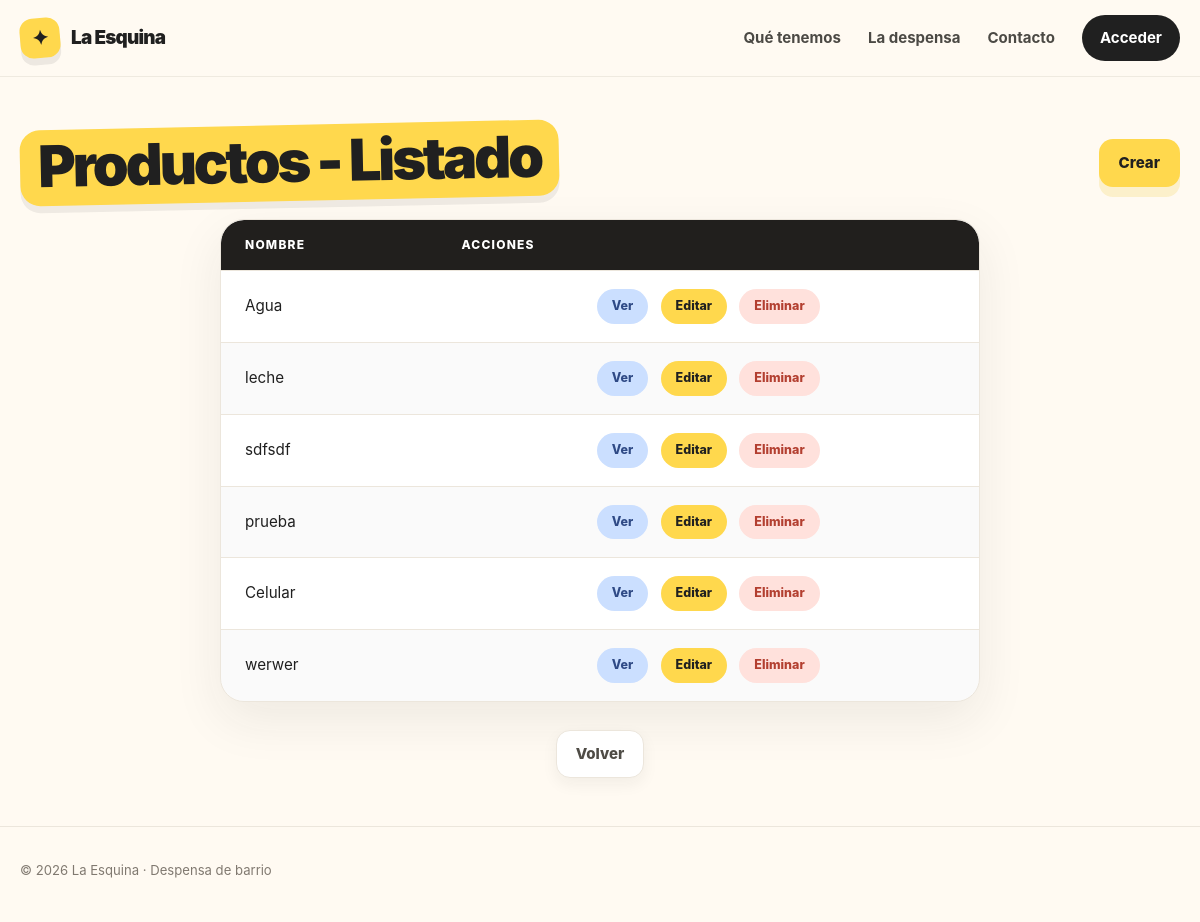
Before: /ventas/producto/ with the older database file.
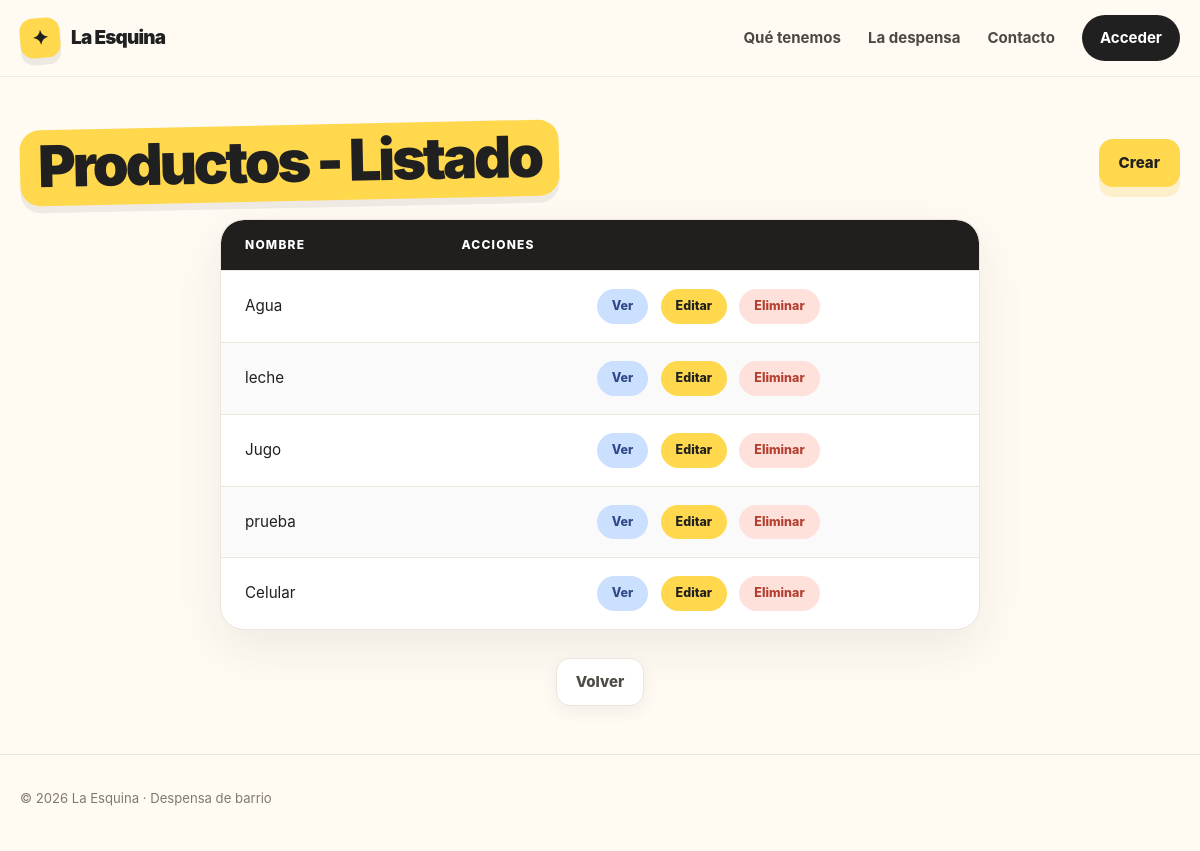
After: the same page with the newer database file.
### ventas/models/producto.py (models this page shows, shortened)
class Producto(models.Model):
    nombre = models.CharField(unique=True)
    descripcion = models.TextField(blank=True)
    precio_costo = models.DecimalField(max_digits=10, decimal_places=2)
    precio_venta = models.DecimalField(max_digits=10, decimal_places=2)
    stock = models.FloatField(default=0)
    codigo_barras = models.CharField(max_length=50, null=True, blank=True, unique=True)
    categoria = models.ForeignKey(
        Categoria, on_delete=models.SET_NULL, null=True, blank=True, related_name="productos"
    )
    proveedor = models.ForeignKey(
        Proveedor, on_delete=models.SET_NULL, null=True, blank=True, related_name="productos"
    )
    class Meta:
        verbose_name = "Producto"
        verbose_name_plural = "Productos"
        constraints = (
            models.CheckConstraint(
                condition=Q(stock__gte=0),
                name="producto_stock_no_negativo",
            ),
            models.CheckConstraint(
                condition=Q(precio_costo__gte=0),
                name="producto_precio_costo_no_negativo",
            ),
            models.CheckConstraint(
                condition=Q(precio_venta__gte=0),
                name="producto_precio_venta_no_negativo",
            ),
            models.CheckConstraint(
                condition=Q(precio_venta__gte=F("precio_costo")),
                name="producto_precio_mayor_o_igual_costo",
            ),
        )

### ventas/views/producto.py (the view)
# urls.py: path("producto/", ProductoList.as_view(), name="producto_list"),
class ProductoList(ListView):
    model = Producto
    context_object_name = "productos"  # -> por default es "object_list"

### ventas/templates/ventas/producto_list.html
{% extends "core/base.html" %}
{% load static %}
{% block styles %}
    <link rel="stylesheet" href="{% static 'core/css/table.css' %}" />
{% endblock styles %}
{% block content %}
    <div class="container section">
        <div class="page-head">
            <h1 class="page-title">Productos - Listado</h1>
            <a class="button button-primary"
               href="{% url 'ventas:producto_create' %}">Crear</a>
        </div>
        <table class="data-table">
            <thead>
                <tr>
                    <th>Nombre</th>
                    <th>Acciones</th>
                </tr>
            </thead>
            <tbody>
                {% for producto in productos %}
                    <tr>
                        <td>{{ producto.nombre }}</td>
                        <td class="table-actions">
                            <a class="table-action table-action--view"
                               href="{% url 'ventas:producto_detail' producto.pk %}">Ver</a>
                            <a class="table-action table-action--edit"
                               href="{% url 'ventas:producto_update' producto.pk %}">Editar</a>
                            <a class="table-action table-action--danger"
                               href="{% url 'ventas:producto_delete' producto.pk %}">Eliminar</a>
                        </td>
                    </tr>
                {% empty %}
                    <tr>
                        <td class="table-empty" colspan="2">No hay categorías disponibles.</td>
                    </tr>
                {% endfor %}
            </tbody>
        </table>
        <div class="page-actions">
            <a class="button button-secondary" href="{% url 'ventas:home' %}">Volver</a>
        </div>
    </div>
{% endblock content %}

Changed rows visible on the page:
removed Producto: nombre "werwer"
changed Producto: nombre "sdfsdf" → "Jugo"
